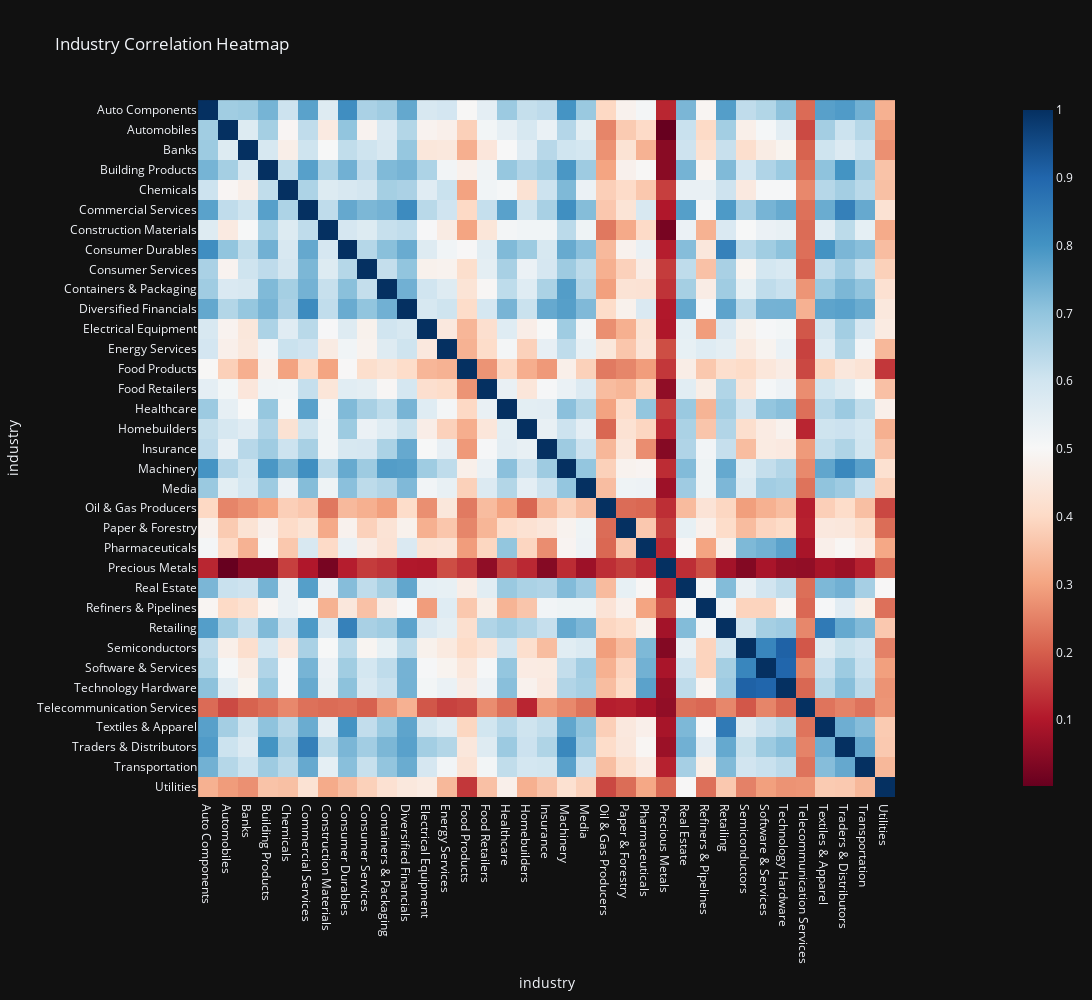

The cell this chart's notebook holds for it:
### Code cell
# Create the heatmap
fig = px.imshow(correlation_matrix,
                # labels=dict(x="Industry", y="Industry", color="Correlation"),
                x=correlation_matrix.columns,
                y=correlation_matrix.index,
                color_continuous_scale="RdBu",
                title="Industry Correlation Heatmap")

fig.layout.height = 1000
fig.layout.width = 1250

# Show the figure
fig.show()

### Figure 1 — Plotly figure (JSON) as saved in the notebook; plotly's stock layout.template omitted (floating-point values rounded to 4 significant figures; data arrays with more than 128 entries replaced by an {"elided": "..."} marker saying what was removed)
{"data": [{"coloraxis": "coloraxis", "name": "0", "x": ["Auto Components", "Automobiles", "Banks", "Building Products", "Chemicals", "Commercial Services", "Construction Materials", "Consumer Durables", "Consumer Services", "Containers & Packaging", "Diversified Financials", "Electrical Equipment", "Energy Services", "Food Products", "Food Retailers", "Healthcare", "Homebuilders", "Insurance", "Machinery", "Media", "Oil & Gas Producers", "Paper & Forestry", "Pharmaceuticals", "Precious Metals", "Real Estate", "Refiners & Pipelines", "Retailing", "Semiconductors", "Software & Services", "Technology Hardware", "Telecommunication Services", "Textiles & Apparel", "Traders & Distributors", "Transportation", "Utilities"], "y": ["Auto Components", "Automobiles", "Banks", "Building Products", "Chemicals", "Commercial Services", "Construction Materials", "Consumer Durables", "Consumer Services", "Containers & Packaging", "Diversified Financials", "Electrical Equipment", "Energy Services", "Food Products", "Food Retailers", "Healthcare", "Homebuilders", "Insurance", "Machinery", "Media", "Oil & Gas Producers", "Paper & Forestry", "Pharmaceuticals", "Precious Metals", "Real Estate", "Refiners & Pipelines", "Retailing", "Semiconductors", "Software & Services", "Technology Hardware", "Telecommunication Services", "Textiles & Apparel", "Traders & Distributors", "Transportation", "Utilities"], "z": {"elided": "35x35 float values"}, "type": "heatmap", "xaxis": "x", "yaxis": "y", "hovertemplate": "industry: %{x}<br>industry: %{y}<br>color: %{z}<extra></extra>"}], "layout": {"xaxis": {"anchor": "y", "domain": [0.0, 1.0], "scaleanchor": "y", "constrain": "domain", "title": {"text": "industry"}}, "yaxis": {"anchor": "x", "domain": [0.0, 1.0], "autorange": "reversed", "constrain": "domain", "title": {"text": "industry"}}, "coloraxis": {"colorscale": [[0.0, "rgb(103,0,31)"], [0.1, "rgb(178,24,43)"], [0.2, "rgb(214,96,77)"], [0.3, "rgb(244,165,130)"], [0.4, "rgb(253,219,199)"], [0.5, "rgb(247,247,247)"], [0.6, "rgb(209,229,240)"], [0.7, "rgb(146,197,222)"], [0.8, "rgb(67,147,195)"], [0.9, "rgb(33,102,172)"], [1.0, "rgb(5,48,97)"]]}, "title": {"text": "Industry Correlation Heatmap"}, "height": 1000, "width": 1250}}
